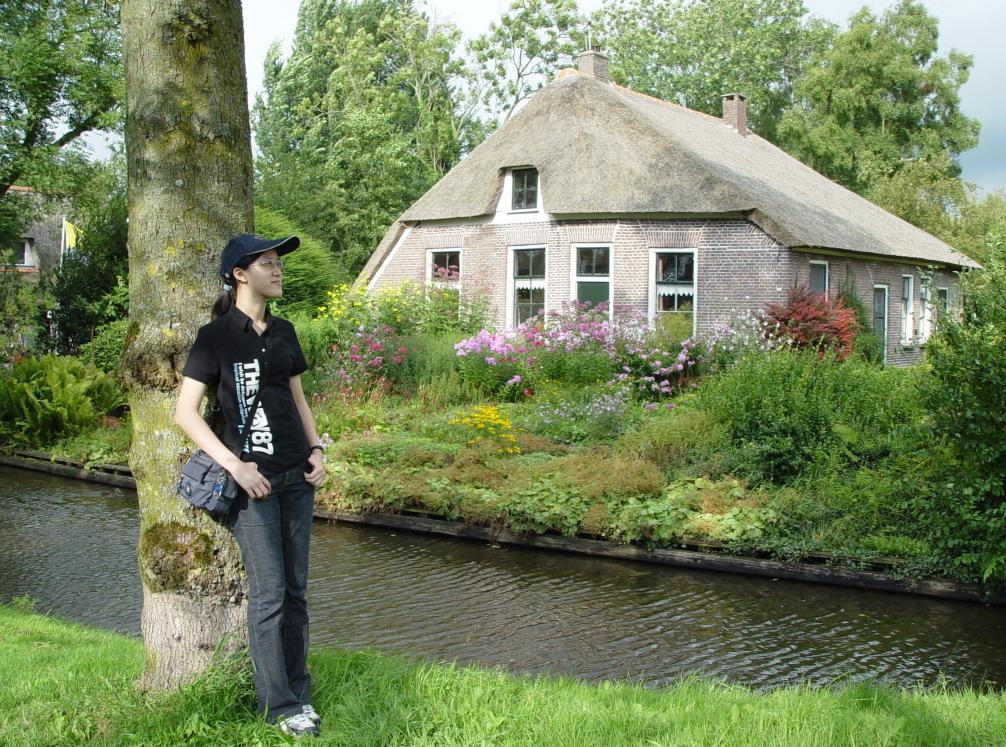
%> input picture Matlab/GC example/outdoor_small.jpg, 1006 x 747 px
$ octave --eval "result = imband(imread('../../GC example/outdoor_small.jpg'));"   (GNU Octave 9; MATLAB toolbox functions it lacks are replaced by stand-ins)
%> lines starting %> are read from the running program, lines starting %| are printed output that depends on the picture
% function to generate the high, low and band-pass channels of an image
% im = im_lowlow + im_bandpass + im_laplacian
function [im_laplacian,im_bandpass,im_lowlow]=imband(im)

[height,width,nchannels]=size(im);
%> height = 747; width = 1006; nchannels = 3
if isfloat(im)
    im = im2double(im);
end

% downsample
im_Low = imresize(imfilter(im,fspecial('gaussian',7,1),'same','replicate'),0.25,'bicubic');
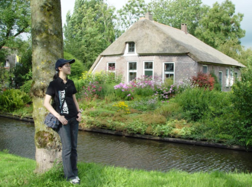
%> im_Low: size 187x252x3 uint8; mean R, G, B 116.8, 130.9, 92.5

% upsample
im_low = imresize(im_Low,[height,width],'bicubic');
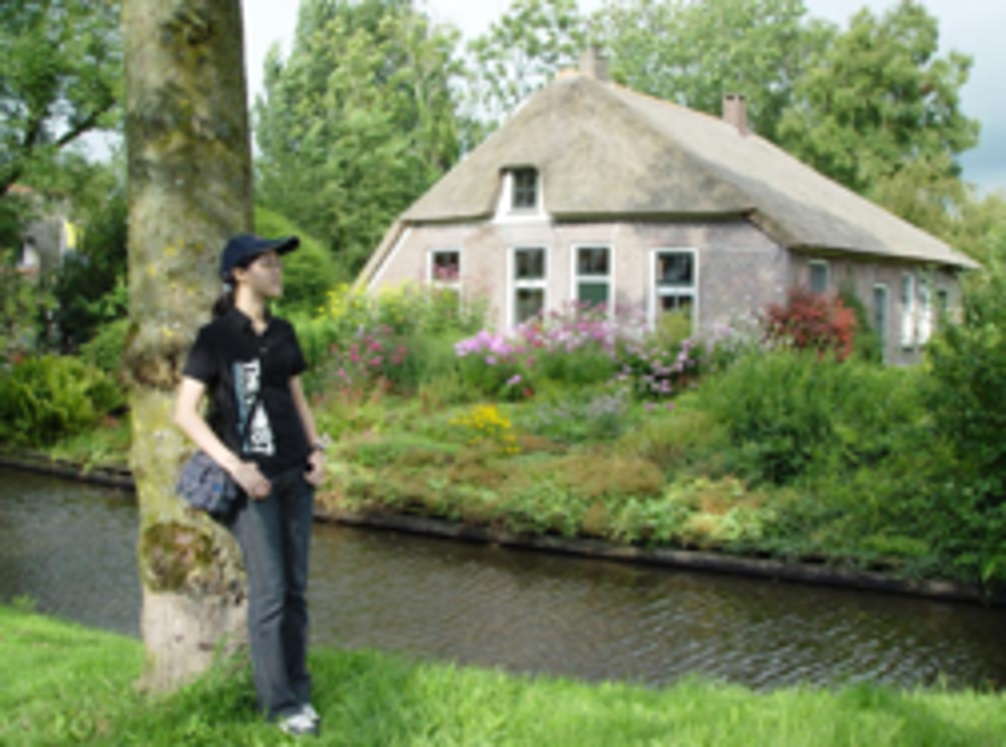
%> im_low: size 747x1006x3 uint8; mean R, G, B 116.8, 130.9, 92.5; mean of the top-left, top-right, bottom-left and bottom-right quarters 118.1, 151.3, 101.4, 82.9

% obtain laplacian
im_laplacian = im - im_low;
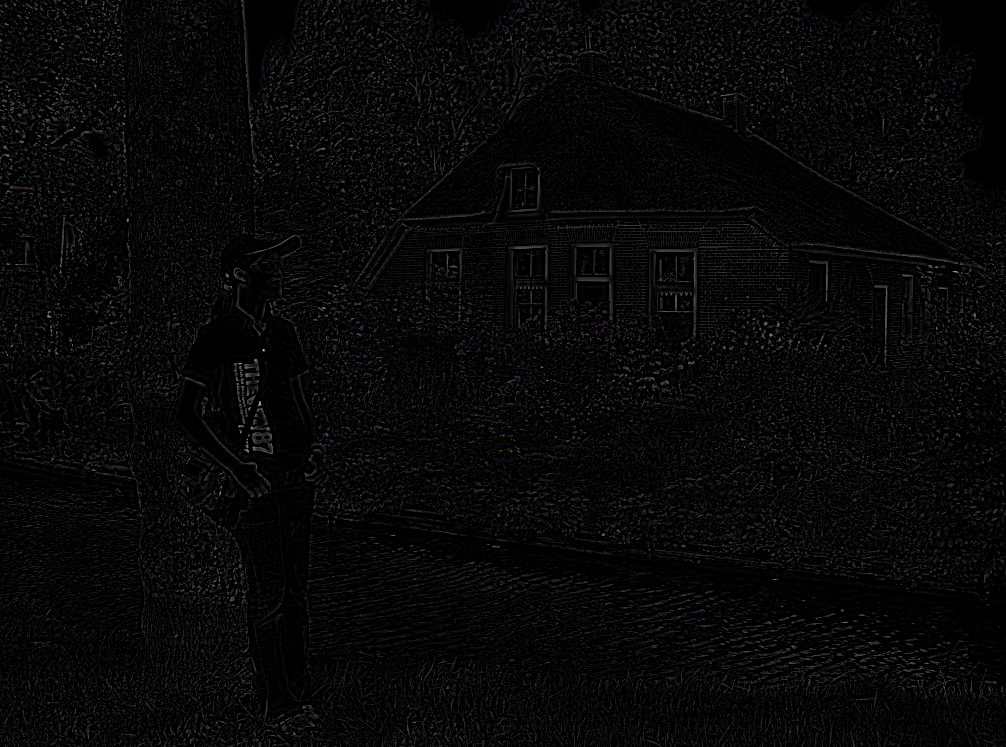
%> im_laplacian: size 747x1006x3 uint8; mean R, G, B 7.1, 7.1, 7.1

% downsample to even lower res
im_lowlow = imfilter(im,fspecial('gaussian',25,5),'same','replicate');
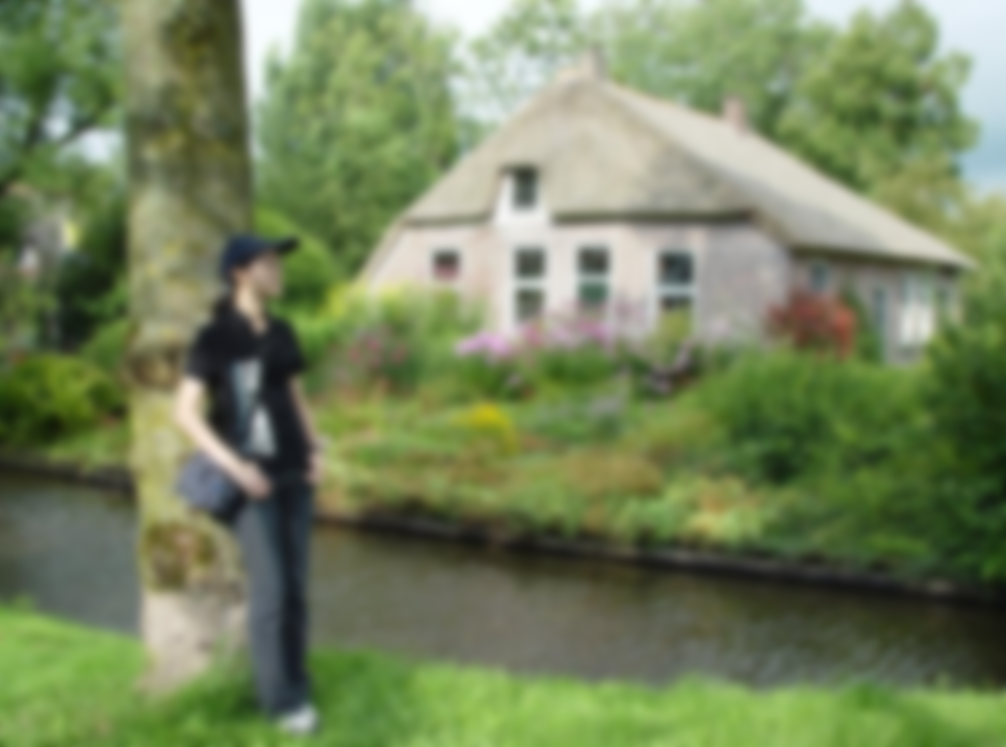
%> im_lowlow: size 747x1006x3 uint8; mean R, G, B 116.8, 130.9, 92.6
%im_lowlow = imresize(imfilter(im_Low,fspecial('gaussian',9,1.5),'same','replicate'),0.25,'bicubic');
%im_lowlow = imresize(im_lowlow,[height,width],'bicubic');

% get the band-pass
im_bandpass = im_low - im_lowlow;
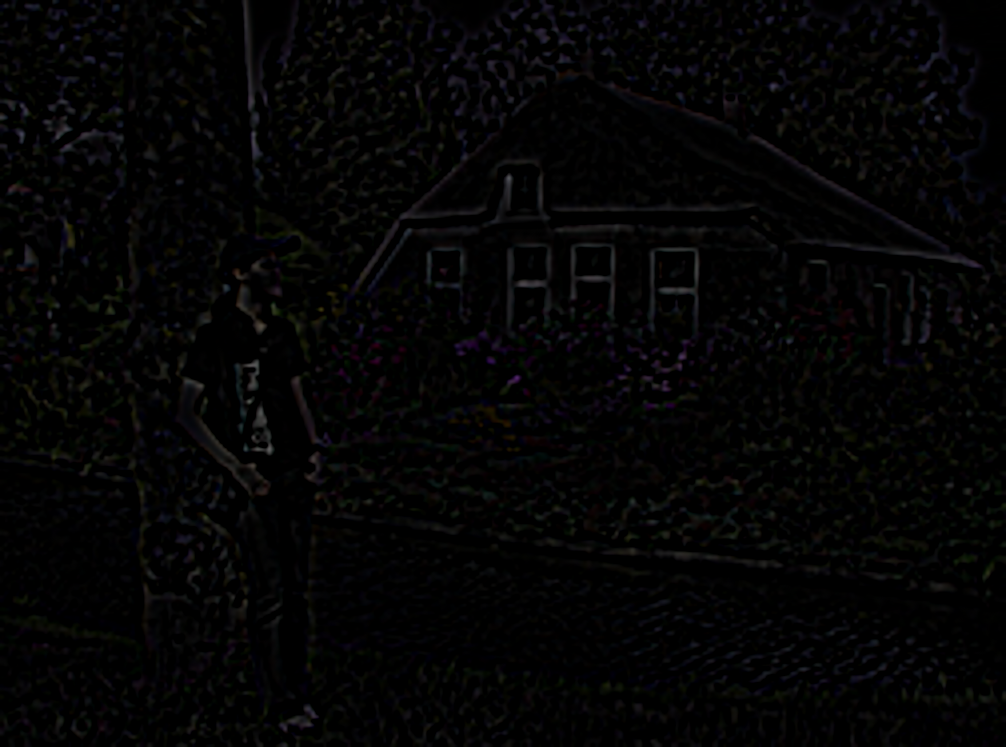
%> im_bandpass: size 747x1006x3 uint8; mean R, G, B 4.1, 4, 4.2
